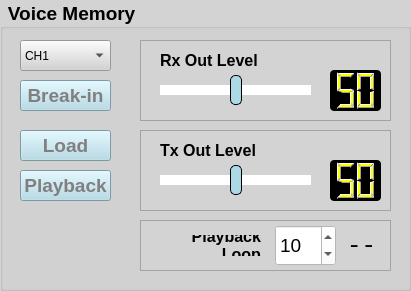
     <widget class="QGroupBox" name="VM_groupBox">
      <property name="geometry">
       <rect>
        <x>760</x>
        <y>530</y>
        <width>411</width>
        <height>291</height>
       </rect>
      </property>
      <property name="font">
       <font>
        <pointsize>14</pointsize>
        <bold>true</bold>
       </font>
      </property>
      <property name="styleSheet">
       <string notr="true">QWidget{ background-color: lightgray;}</string>
      </property>
      <property name="title">
       <string> Voice Memory</string>
      </property>
      <widget class="QFrame" name="VM_frame_1">
       <property name="geometry">
        <rect>
         <x>140</x>
         <y>40</y>
         <width>251</width>
         <height>81</height>
        </rect>
       </property>
       <property name="frameShape">
        <enum>QFrame::Shape::StyledPanel</enum>
       </property>
       <property name="frameShadow">
        <enum>QFrame::Shadow::Raised</enum>
       </property>
       <widget class="QLabel" name="VM_label_1">
        <property name="geometry">
         <rect>
          <x>20</x>
          <y>10</y>
          <width>141</width>
          <height>21</height>
         </rect>
        </property>
        <property name="font">
         <font>
          <pointsize>12</pointsize>
          <bold>true</bold>
         </font>
        </property>
        <property name="text">
         <string>Rx Out Level</string>
        </property>
        <property name="alignment">
         <set>Qt::AlignmentFlag::AlignLeading|Qt::AlignmentFlag::AlignLeft|Qt::AlignmentFlag::AlignVCenter</set>
        </property>
        <property name="wordWrap">
         <bool>true</bool>
        </property>
       </widget>
       <widget class="QLCDNumber" name="VM_rx_out_lcdNumber">
        <property name="geometry">
         <rect>
          <x>190</x>
          <y>30</y>
          <width>51</width>
          <height>41</height>
         </rect>
        </property>
        <property name="styleSheet">
         <string notr="true">QWidget{ border: 2px black; background-color: black;border-radius: 4px;}
QLCDNumber {color: yellow;}</string>
        </property>
        <property name="digitCount">
         <number>2</number>
        </property>
        <property name="intValue" stdset="0">
         <number>50</number>
        </property>
       </widget>
       <widget class="QSlider" name="VM_rx_out_horizontalSlider">
        <property name="geometry">
         <rect>
          <x>20</x>
          <y>35</y>
          <width>151</width>
          <height>31</height>
         </rect>
        </property>
        <property name="styleSheet">
         <string notr="true">QSlider::groove:horizontal{background: lightgray; height: 10px; border-radius: 3px;}
QSlider::handle:horizontal{background: lightblue; border: 1px solid black; width: 10px; height: 30px; margin-top: -10px; margin-bottom: -10px; border-radius: 5px;}
QSlider::sub-page:horizontal{background: white;}
QSlider::add-page:horizontal{background: white;}
QSlider:disabled{color: darkgrey;}
QSlider:handle:disabled{background-color: darkgrey;  color: darkgrey;}</string>
        </property>
        <property name="value">
         <number>50</number>
        </property>
        <property name="orientation">
         <enum>Qt::Orientation::Horizontal</enum>
        </property>
       </widget>
      </widget>
      <widget class="QFrame" name="VM_frame_2">
       <property name="geometry">
        <rect>
         <x>140</x>
         <y>130</y>
         <width>251</width>
         <height>81</height>
        </rect>
       </property>
       <property name="frameShape">
        <enum>QFrame::Shape::StyledPanel</enum>
       </property>
       <property name="frameShadow">
        <enum>QFrame::Shadow::Raised</enum>
       </property>
       <widget class="QLabel" name="VM_label_2">
        <property name="geometry">
         <rect>
          <x>20</x>
          <y>10</y>
          <width>121</width>
          <height>21</height>
         </rect>
        </property>
        <property name="font">
         <font>
          <pointsize>12</pointsize>
          <bold>true</bold>
         </font>
        </property>
        <property name="text">
         <string>Tx Out Level</string>
        </property>
        <property name="alignment">
         <set>Qt::AlignmentFlag::AlignLeading|Qt::AlignmentFlag::AlignLeft|Qt::AlignmentFlag::AlignVCenter</set>
        </property>
        <property name="wordWrap">
         <bool>true</bool>
        </property>
       </widget>
       <widget class="QLCDNumber" name="VM_tx_out_lcdNumber">
        <property name="geometry">
         <rect>
          <x>190</x>
          <y>30</y>
          <width>51</width>
          <height>41</height>
         </rect>
        </property>
        <property name="styleSheet">
         <string notr="true">QWidget{ border: 2px black; background-color: black;border-radius: 4px;}
QLCDNumber {color: yellow;}</string>
        </property>
        <property name="digitCount">
         <number>2</number>
        </property>
        <property name="intValue" stdset="0">
         <number>50</number>
        </property>
       </widget>
       <widget class="QSlider" name="VM_tx_out_horizontalSlider">
        <property name="geometry">
         <rect>
          <x>20</x>
          <y>35</y>
          <width>151</width>
          <height>31</height>
         </rect>
        </property>
        <property name="styleSheet">
         <string notr="true">QSlider::groove:horizontal{background: lightgray; height: 10px; border-radius: 3px;}
QSlider::handle:horizontal{background: lightblue; border: 1px solid black; width: 10px; height: 30px; margin-top: -10px; margin-bottom: -10px; border-radius: 5px;}
QSlider::sub-page:horizontal{background: white;}
QSlider::add-page:horizontal{background: white;}
QSlider:disabled{color: darkgrey;}
QSlider:handle:disabled{background-color: darkgrey;  color: darkgrey;}</string>
        </property>
        <property name="minimum">
         <number>0</number>
        </property>
        <property name="maximum">
         <number>99</number>
        </property>
        <property name="singleStep">
         <number>1</number>
        </property>
        <property name="pageStep">
         <number>10</number>
        </property>
        <property name="value">
         <number>50</number>
        </property>
        <property name="orientation">
         <enum>Qt::Orientation::Horizontal</enum>
        </property>
       </widget>
      </widget>
      <widget class="QPushButton" name="VM_load_pushButton">
       <property name="geometry">
        <rect>
         <x>20</x>
         <y>130</y>
         <width>91</width>
         <height>31</height>
        </rect>
       </property>
       <property name="font">
        <font>
         <pointsize>14</pointsize>
         <bold>true</bold>
        </font>
       </property>
       <property name="styleSheet">
        <string notr="true">QPushButton{ background-color: lightblue; color: grey}
QPushButton::checked{ background-color: red; color: black}</string>
       </property>
       <property name="text">
        <string>Load</string>
       </property>
       <property name="checkable">
        <bool>true</bool>
       </property>
       <property name="checked">
        <bool>false</bool>
       </property>
      </widget>
      <widget class="QComboBox" name="VM_channel_comboBox">
       <property name="geometry">
        <rect>
         <x>20</x>
         <y>40</y>
         <width>91</width>
         <height>31</height>
        </rect>
       </property>
       <item>
        <property name="text">
         <string>CH1</string>
        </property>
       </item>
       <item>
        <property name="text">
         <string>CH2</string>
        </property>
       </item>
       <item>
        <property name="text">
         <string>CH3</string>
        </property>
       </item>
       <item>
        <property name="text">
         <string>CH4</string>
        </property>
       </item>
       <item>
        <property name="text">
         <string>CH5</string>
        </property>
       </item>
      </widget>
      <widget class="QPushButton" name="VM_playback_pushButton">
       <property name="geometry">
        <rect>
         <x>20</x>
         <y>170</y>
         <width>91</width>
         <height>31</height>
        </rect>
       </property>
       <property name="font">
        <font>
         <pointsize>14</pointsize>
         <bold>true</bold>
        </font>
       </property>
       <property name="styleSheet">
        <string notr="true">QPushButton{ background-color: lightblue; color: grey}
QPushButton::checked{ background-color: red; color: black}</string>
       </property>
       <property name="text">
        <string>Playback</string>
       </property>
       <property name="checkable">
        <bool>true</bool>
       </property>
       <property name="checked">
        <bool>false</bool>
       </property>
       <property name="autoRepeat">
        <bool>false</bool>
       </property>
       <property name="autoRepeatInterval">
        <number>100</number>
       </property>
      </widget>
      <widget class="QPushButton" name="VM_breakin_pushButton">
       <property name="geometry">
        <rect>
         <x>20</x>
         <y>80</y>
         <width>91</width>
         <height>31</height>
        </rect>
       </property>
       <property name="font">
        <font>
         <pointsize>14</pointsize>
         <bold>true</bold>
        </font>
       </property>
       <property name="styleSheet">
        <string notr="true">QPushButton{ background-color: lightblue; color: grey}
QPushButton::checked{ background-color: red; color: black}</string>
       </property>
       <property name="text">
        <string>Break-in</string>
       </property>
       <property name="checkable">
        <bool>true</bool>
       </property>
       <property name="checked">
        <bool>false</bool>
       </property>
      </widget>
      <widget class="QFrame" name="VM_frame_3">
       <property name="geometry">
        <rect>
         <x>140</x>
         <y>220</y>
         <width>251</width>
         <height>51</height>
        </rect>
       </property>
       <property name="frameShape">
        <enum>QFrame::Shape::StyledPanel</enum>
       </property>
       <property name="frameShadow">
        <enum>QFrame::Shadow::Raised</enum>
       </property>
       <widget class="QSpinBox" name="VM_delay_spinBox">
        <property name="geometry">
         <rect>
          <x>135</x>
          <y>5</y>
          <width>61</width>
          <height>41</height>
         </rect>
        </property>
        <property name="font">
         <font>
          <pointsize>14</pointsize>
         </font>
        </property>
        <property name="styleSheet">
         <string notr="true">QSpinBox{ background-color: white;}
#QSpinBox::up-button{ background-color: lightgreen;  min-width: 20px; min-height: 15px;}
#QSpinBox::up-button:hover{ background-color: red;}
#QSpinBox::down-button{ background-color: lightgreen; min-width: 20px; min-height: 15px;}
#QSpinBox::down-button:hover{ background-color: red;}
#QSpinBox::up-arrow{ border-left: 5px solid none; border-right: 5px solid none; border-bottom: 5px solid black; width: 0px; height: 0px;}
#QSpinBox::down-arrow{ border-left: 5px solid none; border-right: 5px solid none; border-top: 5px solid black; width: 0px; height: 0px;}</string>
        </property>
        <property name="buttonSymbols">
         <enum>QAbstractSpinBox::ButtonSymbols::UpDownArrows</enum>
        </property>
        <property name="accelerated">
         <bool>true</bool>
        </property>
        <property name="minimum">
         <number>5</number>
        </property>
        <property name="maximum">
         <number>30</number>
        </property>
        <property name="value">
         <number>10</number>
        </property>
       </widget>
       <widget class="QLabel" name="VM_delay_label">
        <property name="geometry">
         <rect>
          <x>205</x>
          <y>15</y>
          <width>31</width>
          <height>21</height>
         </rect>
        </property>
        <property name="font">
         <font>
          <family>Liberation Mono</family>
          <pointsize>18</pointsize>
          <bold>false</bold>
         </font>
        </property>
        <property name="text">
         <string>--</string>
        </property>
        <property name="alignment">
         <set>Qt::AlignmentFlag::AlignRight|Qt::AlignmentFlag::AlignTrailing|Qt::AlignmentFlag::AlignVCenter</set>
        </property>
        <property name="wordWrap">
         <bool>true</bool>
        </property>
       </widget>
       <widget class="QLabel" name="VM_label_3">
        <property name="geometry">
         <rect>
          <x>10</x>
          <y>15</y>
          <width>111</width>
          <height>21</height>
         </rect>
        </property>
        <property name="font">
         <font>
          <pointsize>12</pointsize>
          <bold>true</bold>
         </font>
        </property>
        <property name="text">
         <string>Playback Loop</string>
        </property>
        <property name="alignment">
         <set>Qt::AlignmentFlag::AlignRight|Qt::AlignmentFlag::AlignTrailing|Qt::AlignmentFlag::AlignVCenter</set>
        </property>
        <property name="wordWrap">
         <bool>true</bool>
        </property>
       </widget>
      </widget>
     </widget>
